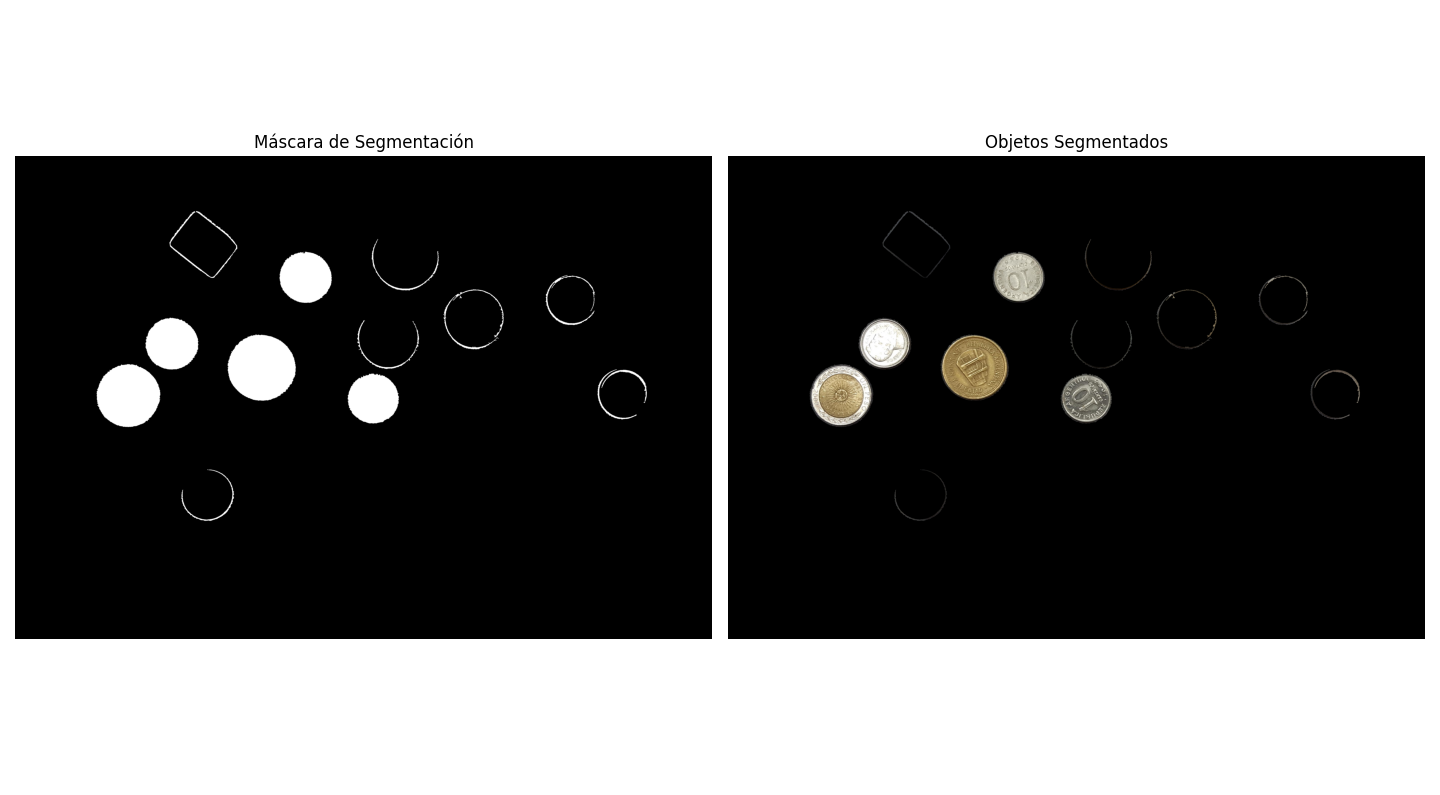

Source code (Python):
import cv2
import numpy as np
import matplotlib.pyplot as plt

def mostrar_imagenes(imagenes, titulos, filas=2, cols=3, figsize=(15, 10)):
    """Función auxiliar para mostrar múltiples imágenes"""
    fig, axes = plt.subplots(filas, cols, figsize=figsize)
    axes = axes.ravel()
    
    for i, (img, titulo) in enumerate(zip(imagenes, titulos)):
        if len(img.shape) == 2:  # Imagen en escala de grises
            axes[i].imshow(img, cmap='gray')
        else:  # Imagen en color
            axes[i].imshow(cv2.cvtColor(img, cv2.COLOR_BGR2RGB))
        axes[i].set_title(titulo)
        axes[i].axis('off')
    
    plt.tight_layout()
    plt.show()

def segmentar_monedas_dados(ruta_imagen):
    """
    Segmenta automáticamente monedas y dados de una imagen con fondo no uniforme
    
    Args:
        ruta_imagen: Ruta al archivo de imagen
    
    Returns:
        Diccionario con resultados del procesamiento
    """
    print("="*60)
    print("PUNTO A: SEGMENTACIÓN AUTOMÁTICA DE MONEDAS Y DADOS")
    print("="*60)
    
    # ========== ETAPA 1: CARGA DE IMAGEN ==========
    print("\n[ETAPA 1] Cargando imagen...")
    img_original = cv2.imread(ruta_imagen)
    
    if img_original is None:
        print(f"Error: No se pudo cargar la imagen '{ruta_imagen}'")
        return None
    
    print(f"  ✓ Imagen cargada exitosamente")
    print(f"  ✓ Dimensiones: {img_original.shape[1]}x{img_original.shape[0]} píxeles")
    
    # Convertir a escala de grises
    img_gray = cv2.cvtColor(img_original, cv2.COLOR_BGR2GRAY)
    
    # ========== ETAPA 2: CORRECCIÓN DE ILUMINACIÓN NO UNIFORME ==========
    print("\n[ETAPA 2] Corrigiendo iluminación no uniforme...")
    
    # Aplicar desenfoque gaussiano para estimar el fondo
    blur_fondo = cv2.GaussianBlur(img_gray, (51, 51), 0)
    
    # Restar el fondo estimado para compensar iluminación
    img_corregida = cv2.subtract(blur_fondo, img_gray)
    
    print("  ✓ Fondo estimado mediante filtro gaussiano (kernel 51x51)")
    print("  ✓ Iluminación corregida por sustracción")
    
    # ========== ETAPA 3: UMBRALIZACIÓN ADAPTATIVA ==========
    print("\n[ETAPA 3] Aplicando umbralización...")
    
    # Umbralización de Otsu
    _, img_thresh = cv2.threshold(img_corregida, 0, 255, 
                                   cv2.THRESH_BINARY + cv2.THRESH_OTSU)
    
    print(f"  ✓ Método: Otsu (umbral automático)")
    
    # ========== ETAPA 4: OPERACIONES MORFOLÓGICAS ==========
    print("\n[ETAPA 4] Refinando segmentación con morfología...")
    
    # Crear elementos estructurantes más pequeños para evitar fusión
    kernel_opening = cv2.getStructuringElement(cv2.MORPH_ELLIPSE, (3, 3))
    kernel_closing = cv2.getStructuringElement(cv2.MORPH_ELLIPSE, (5, 5))
    
    # Opening suave para eliminar ruido pequeño
    img_opening = cv2.morphologyEx(img_thresh, cv2.MORPH_OPEN, kernel_opening, iterations=1)
    
    # Closing suave para cerrar pequeños huecos SIN fusionar objetos
    img_closing = cv2.morphologyEx(img_opening, cv2.MORPH_CLOSE, kernel_closing, iterations=1)
    
    print("  ✓ Opening aplicado (kernel elíptico 3x3, 1 iteración) - elimina ruido")
    print("  ✓ Closing aplicado (kernel elíptico 5x5, 1 iteración) - cierra huecos")
    print("  ⚠ Kernels reducidos para evitar fusión de objetos cercanos")
    
    # ========== ETAPA 5: DETECCIÓN DE CONTORNOS ==========
    print("\n[ETAPA 5] Detectando contornos de objetos...")
    
    contours, hierarchy = cv2.findContours(img_closing, cv2.RETR_EXTERNAL, 
                                            cv2.CHAIN_APPROX_SIMPLE)
    
    print(f"  ✓ Contornos detectados: {len(contours)}")
    
    # ========== ETAPA 6: FILTRADO DE CONTORNOS ==========
    print("\n[ETAPA 6] Filtrando contornos por área...")
    
    # Calcular área mínima basada en el tamaño de la imagen (más permisivo)
    area_imagen = img_original.shape[0] * img_original.shape[1]
    area_minima = area_imagen * 0.0003  # 0.03% del área total (más permisivo)
    area_maxima = area_imagen * 0.15     # 15% del área total
    
    contornos_filtrados = []
    areas = []
    
    for contour in contours:
        area = cv2.contourArea(contour)
        if area_minima < area < area_maxima:
            contornos_filtrados.append(contour)
            areas.append(area)
    
    print(f"  ✓ Área mínima considerada: {area_minima:.0f} px²")
    print(f"  ✓ Área máxima considerada: {area_maxima:.0f} px²")
    print(f"  ✓ Objetos válidos detectados: {len(contornos_filtrados)}")
    
    # ========== ETAPA 7: VISUALIZACIÓN DE RESULTADOS ==========
    print("\n[ETAPA 7] Generando visualización de resultados...")
    
    # Crear imagen con contornos dibujados
    img_contornos = img_original.copy()
    cv2.drawContours(img_contornos, contornos_filtrados, -1, (0, 255, 0), 3)
    
    # Crear máscaras individuales y imagen segmentada
    img_segmentada = np.zeros_like(img_original)
    mascara_total = np.zeros(img_gray.shape, dtype=np.uint8)
    
    for i, contour in enumerate(contornos_filtrados):
        # Crear máscara para este objeto
        mascara = np.zeros(img_gray.shape, dtype=np.uint8)
        cv2.drawContours(mascara, [contour], -1, 255, -1)
        mascara_total = cv2.bitwise_or(mascara_total, mascara)
        
        # Extraer objeto de la imagen original
        img_segmentada = cv2.bitwise_or(img_segmentada, 
                                        cv2.bitwise_and(img_original, img_original, 
                                                       mask=mascara))
        
        # Dibujar número de objeto y bounding box
        x, y, w, h = cv2.boundingRect(contour)
        cv2.rectangle(img_contornos, (x, y), (x+w, y+h), (255, 0, 0), 2)
        cv2.putText(img_contornos, f"#{i+1}", (x, y-10), 
                   cv2.FONT_HERSHEY_SIMPLEX, 0.6, (255, 0, 0), 2)
    
    print(f"  ✓ Objetos etiquetados del #1 al #{len(contornos_filtrados)}")
    
    # ========== VISUALIZACIÓN ==========
    print("\n[VISUALIZACIÓN] Mostrando resultados del procesamiento...")
    
    imagenes = [
        img_original,
        img_gray,
        img_corregida,
        img_thresh,
        img_closing,
        img_contornos
    ]
    
    titulos = [
        'Imagen Original',
        'Escala de Grises',
        'Corrección de Iluminación',
        'Umbralización (Otsu)',
        'Morfología (Opening + Closing)',
        f'Segmentación Final ({len(contornos_filtrados)} objetos)'
    ]
    
    mostrar_imagenes(imagenes, titulos, filas=2, cols=3, figsize=(18, 12))
    
    # Mostrar imagen segmentada por separado
    fig, axes = plt.subplots(1, 2, figsize=(14, 6))
    axes[0].imshow(mascara_total, cmap='gray')
    axes[0].set_title('Máscara de Segmentación')
    axes[0].axis('off')
    
    axes[1].imshow(cv2.cvtColor(img_segmentada, cv2.COLOR_BGR2RGB))
    axes[1].set_title('Objetos Segmentados')
    axes[1].axis('off')
    
    plt.tight_layout()
    plt.show()
    
    # ========== RESUMEN FINAL ==========
    print("\n" + "="*60)
    print("RESUMEN DE SEGMENTACIÓN")
    print("="*60)
    print(f"Total de objetos segmentados: {len(contornos_filtrados)}")
    print(f"Área promedio: {np.mean(areas):.0f} px²")
    print(f"Área mínima detectada: {np.min(areas):.0f} px²")
    print(f"Área máxima detectada: {np.max(areas):.0f} px²")
    print("="*60)
    
    # Retornar resultados
    return {
        'imagen_original': img_original,
        'imagen_gray': img_gray,
        'imagen_corregida': img_corregida,
        'imagen_threshold': img_thresh,
        'imagen_morfologia': img_closing,
        'mascara_segmentacion': mascara_total,
        'imagen_segmentada': img_segmentada,
        'imagen_contornos': img_contornos,
        'contornos': contornos_filtrados,
        'areas': areas,
        'num_objetos': len(contornos_filtrados)
    }


# ========== EJECUCIÓN PRINCIPAL ==========
# if __name__ == "__main__":
    # Ruta a la imagen (ajustar según corresponda)
ruta_imagen = 'monedas.jpg'
    
    # Ejecutar segmentación
resultados = segmentar_monedas_dados(ruta_imagen)
    
if resultados:
    print("\n✓ Procesamiento completado exitosamente")
    print(f"✓ Se detectaron {resultados['num_objetos']} objetos")
else:
    print("\n✗ Error en el procesamiento")
